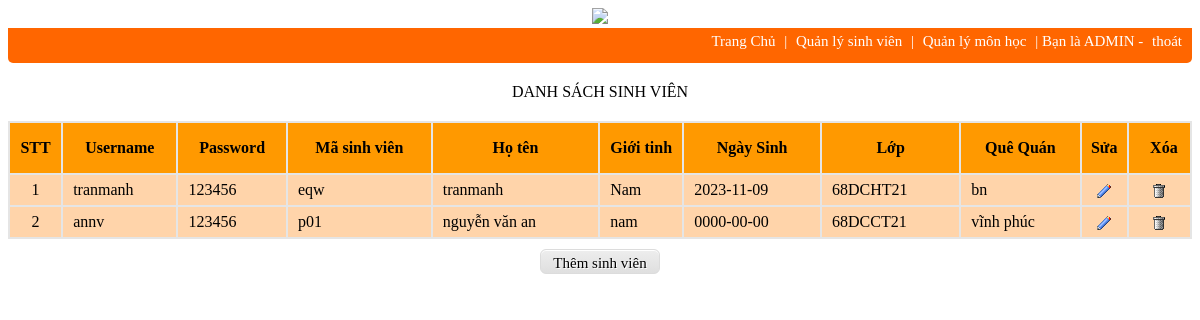
Page /view/quanlysinhvien.php on the committed database.
### tables this page shows
CREATE TABLE `sinhvien` (
  `masinhvien` varchar(50) NOT NULL,
  `username` varchar(50) NOT NULL,
  `password` varchar(50) NOT NULL,
  `hoten` varchar(50) NOT NULL,
  `ngaysinh` date NOT NULL,
  `gioitinh` varchar(50) NOT NULL,
  `lop` varchar(50) NOT NULL,
  `quequan` varchar(50) DEFAULT NULL,
  `avatar` varchar(1000) NOT NULL
);

### model/sinhvien_list.php (called while the page is built)
<?php
	include_once("../publish/connect.php");
	$sql="SELECT * FROM sinhvien";
	$kq=mysqli_query($conn,$sql);
?>

### view/quanlysinhvien.php (the view, shortened to what this page needs)
<!DOCTYPE html>
<html>
<head>
	</head>
<body>
  <div align="center">
            <a href="">
                <img src="../img/logo.png">
            </a>
        </div>
    <div id="menu">
        <a href="../trangchu2.php">Trang Chủ</a>
    |
    <a href="quanlysinhvien.php">Quản lý sinh viên</a>
    |
     <a href="quanlymonhoc.php">Quản lý môn học</a>
    |
      Bạn là ADMIN -
    <a href="../login.php">thoát</a>
    </div>
<div align="center" style="font-weight: 20px; margin: 20px">DANH SÁCH SINH VIÊN</div>
<div>
   <table align="center" width="100%" style="vertical-align: middle; border: 1px;border-color:#e5e5e5;  background: #e5e5e5;">
		<tbody>
			<tr style="height: 50px; text-align: center; vertical-align:middle; background: #FF9900;">
				<td ><b>STT</b></td>
        <td><b>Username</b></td>
         <td><b>Password</b></td>
				 <td><b>Mã sinh viên</b></td>
          <td ><b>Họ tên</b></td>
          <td  width="80px" ><b>Giới tinh</b></td>
          <td ><b>Ngày Sinh</b></td>
          <td ><b>Lớp</b></td>
          <td ><b>Quê Quán</b></td>
          <td ><b>Sửa</b></td>
          <td  class='td'><b>Xóa</b></td>
			</tr>
<?php
                include_once("../model/sinhvien_list.php");
                $id=0;
                if (mysqli_num_rows($kq)>0) {
                while ($row=mysqli_fetch_array($kq)) {
                    $msv = $row['masinhvien'];
                    $id+=1;
                    echo "<tr style='background: #ffd4aa; height: 30px; vertical-align: middle;'>";
                        echo "<td style='text-align:center;'>".$id."</td>";
                        echo "<td class='td'>".$row['username']."</td>";
                        echo "<td class='td'>".$row['password']."</td>";
                        echo "<td class='td'>".$row['masinhvien']."</td>";
                        echo "<td class='td'>".$row['hoten']."</td>";
                        echo "<td class='td'>".$row['gioitinh']."</td>";
                        echo "<td class='td'>".$row['ngaysinh']."</td>";
                        echo "<td class='td'>".$row['lop']."</td>";
                        echo "<td class='td'>".$row['quequan']."</td>";
                        echo "<td align='center' ><a href='../Controller/sinhvien.php?masinhvien=".$msv."'><img align='center' src='../img/edit.gif'></a></td>";
                        echo "<td align='center'><a href='../Controller/sinhviendelete.php?masinhvien=".$msv."'><img align='center' src='../img/delete.gif'></a></td>";
                    echo "</tr>";
                }
              }
?>
    </tbody>
</table>
</div>
 <div align="center">
  <form method="POST"  action="../register.php" style="margin: 10px"><input class="button" type="submit" name="" value="Thêm sinh viên"></form>
</div>
</body>
</html>

### view/quanlysinhvien.php (style rules this page uses)
.td { padding-left: 10px; }
#menu { font-size: 15px; color: white; padding: 5px 5px 0 5px; background-color: #FF6600; height: 30px; top: 89px; right: 0px; text-align: right; border-bottom-left-radius: 5px; border-bottom-right-radius: 5px; }
#menu a { color: white; padding: 5px; text-decoration: none; text-align: center; right: 5px; }
.button { -moz-box-shadow:inset 0px 1px 0px 0px #ffffff; -webkit-box-shadow:inset 0px 1px 0px 0px #ffffff; box-shadow:inset 0px 1px 0px 0px #ffffff; background:-webkit-gradient( linear, left top, left bottom, color-stop(0.05, #ededed), color-stop(1, #dfdfdf) ); background:-moz-linear-gradient( center top, #ededed 5%, #dfdfdf 100% ); filter:progid:DXImageTransform.Microsoft.gradient(startColorstr='#ededed', endColorstr='#dfdfdf'); background-color:#ededed; -webkit-border-top-left-radius:6px; -moz-border-radius-topleft:6px; border-top-left-radius:6px; -webkit-border-top-right-radius:6px; -moz-border-radius-topright:6px; border-top-right-radius:6px; -webkit-border-bottom-right-radius:6px; -moz-border-radius-bottomright:6px; border-bottom-right-radius:6px; -webkit-border-bottom-left-radius:6px; -moz-border-radius-bottomleft:6px; border-bottom-left-radius:6px; text-indent:0; border:1px solid #dcdcdc; display:inline-block; color:#777777; font-family:Times New Roman; font-size:15px; font-weight:normal; font-style:normal; height:25px; line-height:25px; width:120px; text-decoration:none; text-align:center; text-shadow:1px 1px 0px #ffffff; color: black; }

### rows in the picture
sinhvien: username "tranmanh", password "123456", masinhvien "eqw", hoten "tranmanh", gioitinh "Nam", ngaysinh "2023-11-09", lop "68DCHT21", quequan "bn"
sinhvien: username "annv", password "123456", masinhvien "p01", hoten "nguyễn văn an", gioitinh "nam", ngaysinh "0000-00-00", lop "68DCCT21", quequan "vĩnh phúc"
